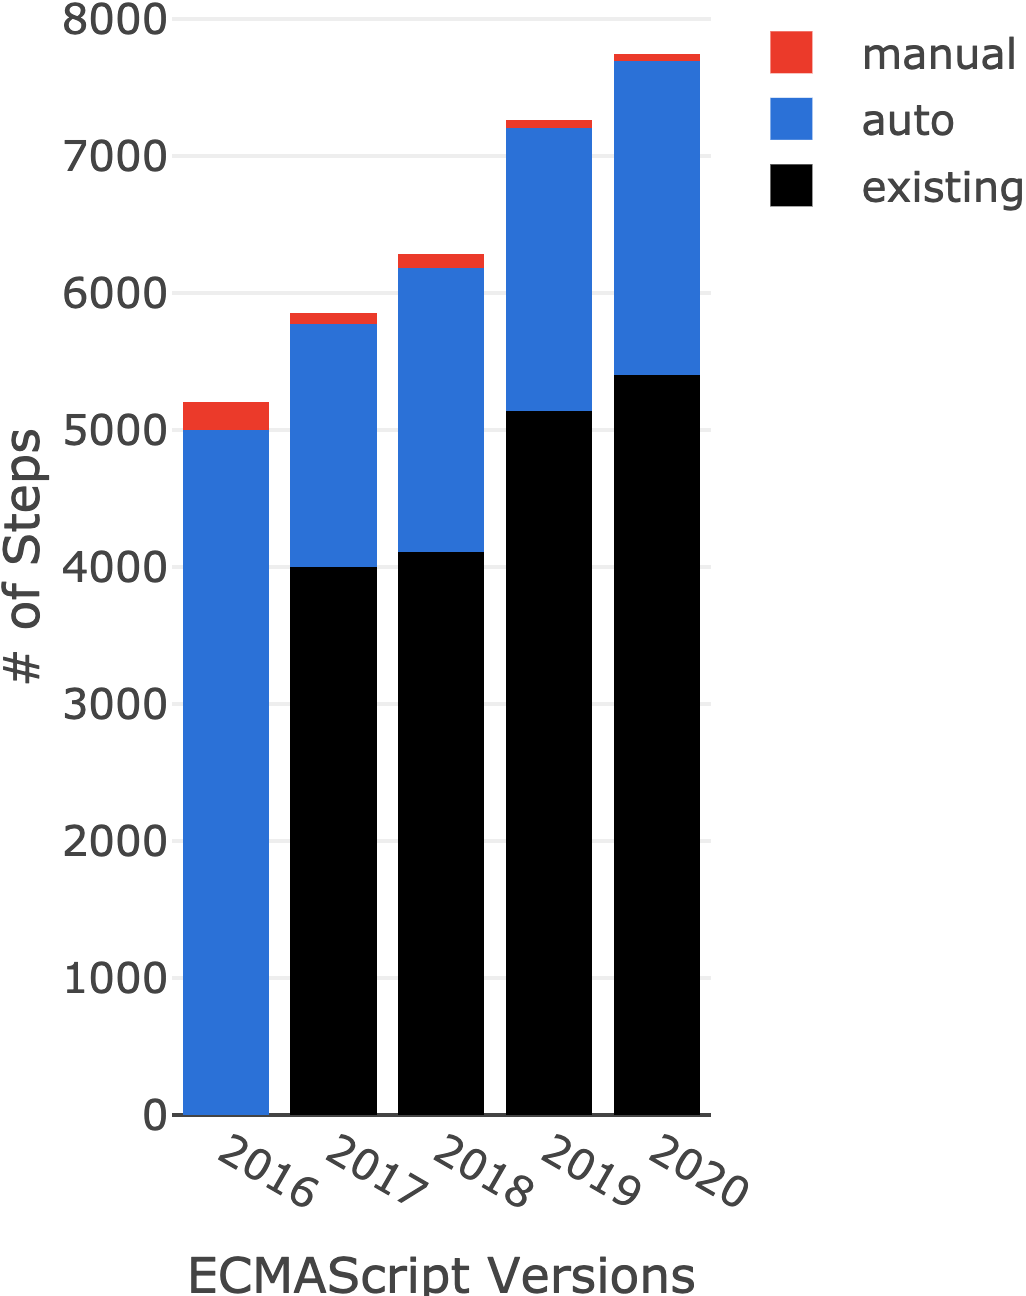

Recreate this plot in R.
library(plotly)

ECMAScript_Version <- c(2016, 2017, 2018, 2019, 2020)
existing <- c(0, 4000, 4110, 5140, 5400)
auto <- c(5000, 1800, 2070, 2090, 2300)
manual <- c(200, 50, 100, 30, 20)
data <- data.frame(ECMAScript_Version, existing, auto, manual)

p <- plot_ly(
  data,
  x = ~ECMAScript_Version,
  y = ~existing,
  type = 'bar',
  name = 'existing',
  marker = list(color = 'black'),
  dtick = 1
) %>% add_trace(
  y = ~auto,
  name = 'auto',
  marker = list(color = '#0070DE')
) %>% add_trace(
  y = ~manual,
  name = 'manual',
  marker = list(color = '#FE1A13')
) %>% layout(
  yaxis = list(title = '# of Steps'),
  xaxis = list(title = 'ECMAScript Versions', dtick = 1),
  barmode = 'stack'
)
p
